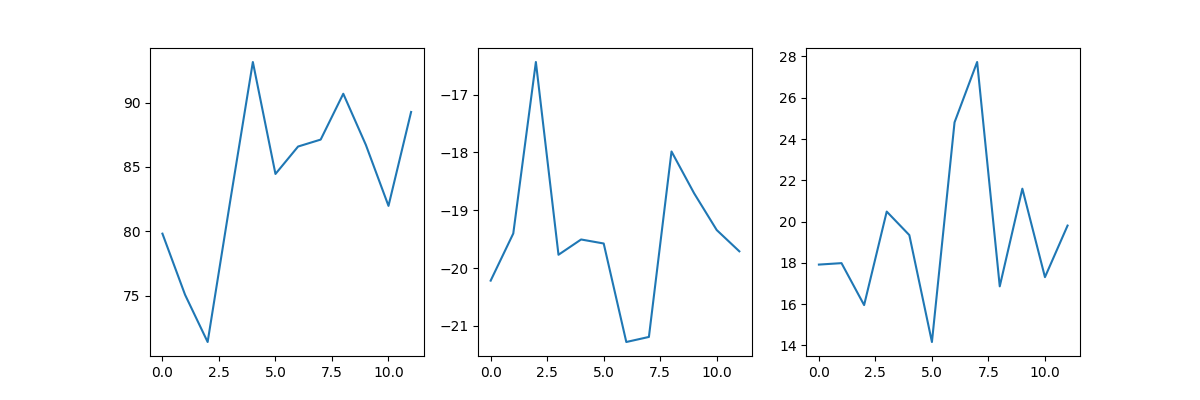

Recreate this plot in Python.
import pyforest

def fastICA(X, n_components=None, max_iter=200, tol=1e-4):
    """
    Perform FastICA algorithm to find the independent components of X.
    :param X: matrix X (n_samples, n_components)
    :param n_components: number of independent components
    :param max_iter: maximum number of iterations
    :param tol: tolerance
    :return: independent components of X
    """
    n_components = X.shape[1] if n_components is None else n_components
    n_samples = X.shape[0]
    
    # initialize the weight matrix W
    W = np.random.rand(n_components, n_components)
    # normalize the weight matrix W
    W = np.dot(np.linalg.inv(np.dot(W, W.T)), W)
    
    # initialize the independent components of X
    IC = np.zeros((n_samples, n_components))
    
    # perform FastICA algorithm
    for i in range(n_components):
        for _ in range(max_iter):
            # compute the independent components of X
            IC[:, i] = np.dot(X, W[i, :])
            # compute the first derivative of g
            g_prime = np.tanh(IC[:, i])
            # compute the second derivative of g
            g_prime_prime = 1 - np.power(g_prime, 2)
            # update the weight matrix W
            W[i, :] = np.mean(X * g_prime.reshape(-1, 1), axis=0) - np.mean(g_prime_prime) * W[i, :]
            # normalize the weight matrix W
            W = np.dot(np.linalg.inv(np.dot(W, W.T)), W)
            
            # check convergence
            if np.allclose(np.mean(g_prime_prime) * W[i, :], 0, atol=tol):
                break
    return IC

if __name__ == '__main__':
    X = np.load('X.npy')
    # choose 1, 5 and 10 cols of X
    X_prime = X[:,[1, 5, 9]]
    print(X)
    print(X_prime)
    
    # find 3 independent components of X_prime
    IC = fastICA(X_prime, n_components=3)
    print(IC.round(2))
    
    # plot 3 independent components of X_prime
    plt.figure(figsize=(12, 4))
    plt.subplot(1, 3, 1)
    plt.plot(IC[:, 0])
    plt.subplot(1, 3, 2)
    plt.plot(IC[:, 1])
    plt.subplot(1, 3, 3)
    plt.plot(IC[:, 2])
    plt.savefig('p3_d.png')
    